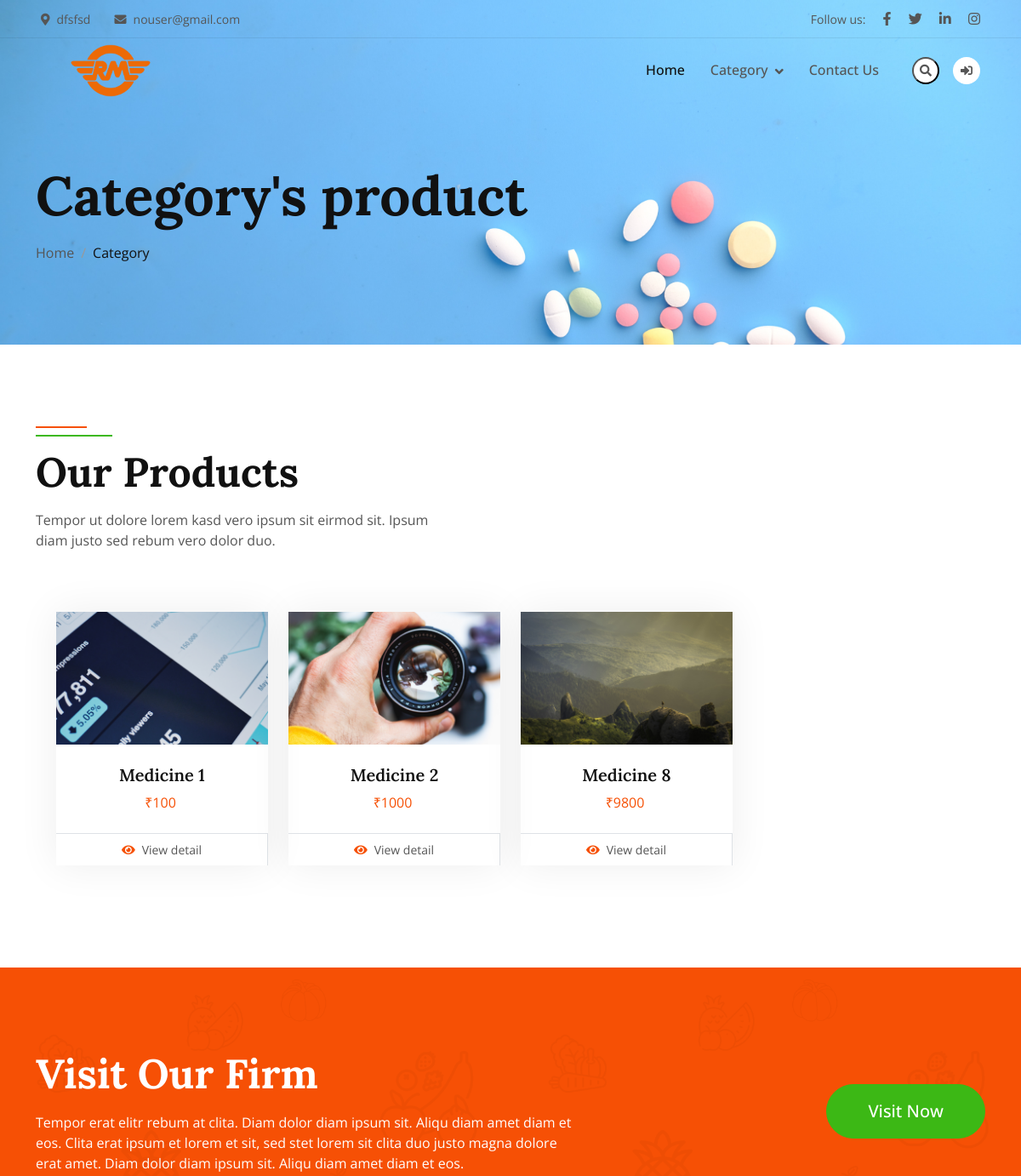
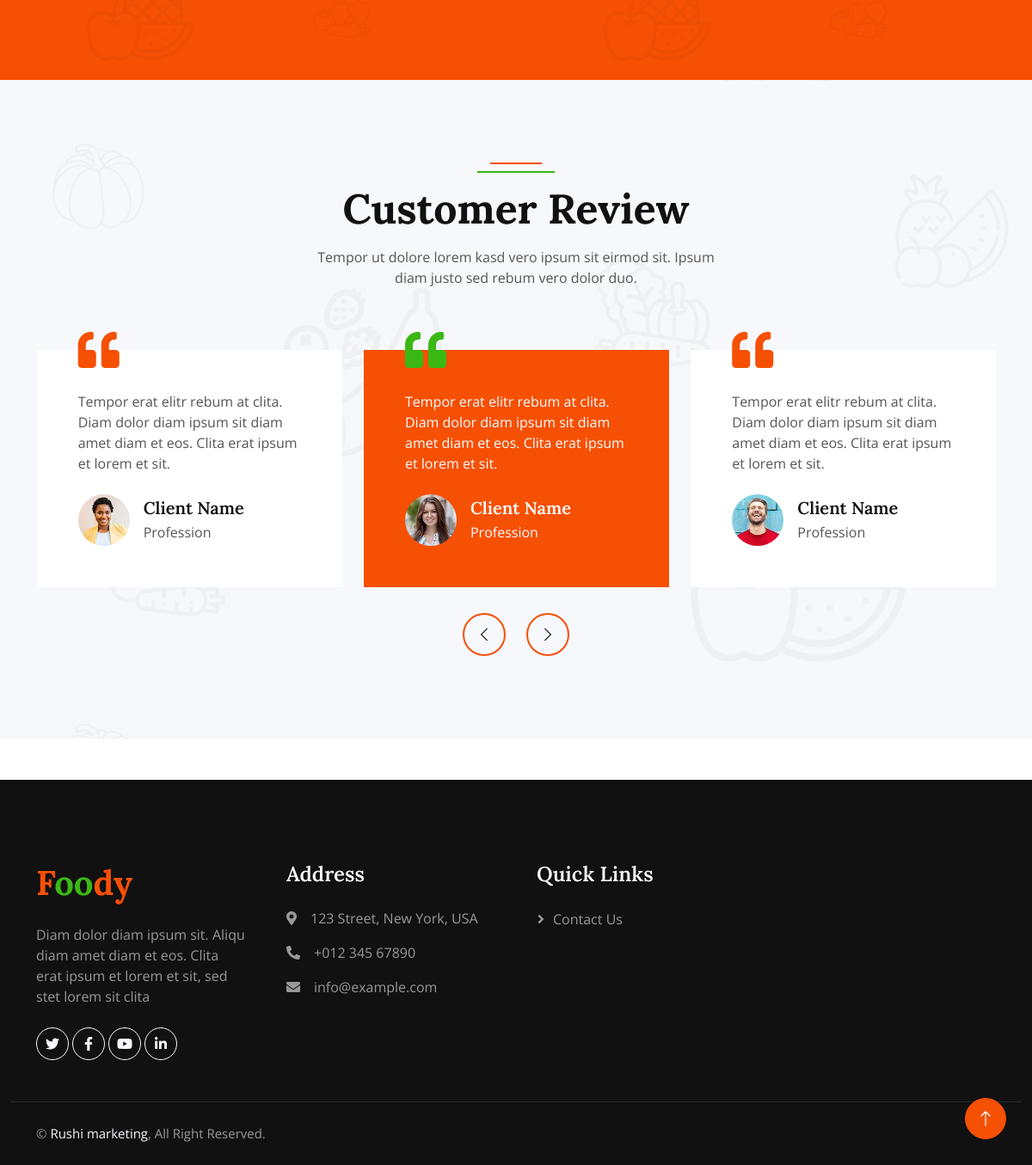
Screenshot of /category.php?c_id=3 with the database file from the repository (2 pictures, top to bottom).
### tables this page shows
CREATE TABLE `company` (
  `id` int(11) NOT NULL,
  `admin_id` int(11) NOT NULL,
  `company_name` varchar(200) NOT NULL,
  `company_logo` varchar(200) NOT NULL,
  `owner_name` varchar(100) NOT NULL,
  `owner_photo` varchar(100) NOT NULL,
  `address` text NOT NULL,
  `company_email` varchar(200) NOT NULL,
  `mobile_number` varchar(10) NOT NULL
);

CREATE TABLE `medicine` (
  `id` int(11) NOT NULL,
  `name` varchar(50) NOT NULL,
  `photo` varchar(200) NOT NULL,
  `description` text NOT NULL,
  `mrp` int(11) NOT NULL,
  `packing_date` timestamp NOT NULL DEFAULT current_timestamp(),
  `expiry_date` timestamp NULL DEFAULT NULL,
  `category_id` int(11) NOT NULL,
  `admin_id` int(11) NOT NULL
);

### config/connection.php (called while the page is built, shortened)
<?php
$domain_name = "/medicine";

### category.php (the view, shortened to what this page needs)
<?php
require_once("./config/connection.php");
if (isset($_GET['c_id'])) {
    $id = $_GET['c_id'];
    $sql = "SELECT m.name as medicine_name, m.photo as photo, m.id as m_id, c.name as category_name, m.mrp as mrp FROM `medicine` as m INNER JOIN `category` as c ON m.category_id = c.id WHERE c.id=:id";
    $stmt = $conn->prepare($sql);
    $stmt->bindValue("id", $id);
    $stmt->execute();
    if ($stmt->rowCount()) {
        $medicines = $stmt->fetchAll();
    } else {
        header("location: $domain_name");
    }
} else {
    header("location: $domain_name");
}
?>
<!DOCTYPE html>
<html lang="en">
<head>
    <link href="https://cdnjs.cloudflare.com/ajax/libs/font-awesome/5.10.0/css/all.min.css" rel="stylesheet">
    <link href="https://cdn.jsdelivr.net/npm/bootstrap-icons@1.4.1/font/bootstrap-icons.css" rel="stylesheet">
    <link href="lib/animate/animate.min.css" rel="stylesheet">
    <link href="lib/owlcarousel/assets/owl.carousel.min.css" rel="stylesheet">
    <link href="css/bootstrap.min.css" rel="stylesheet">
    <link href="css/style.css" rel="stylesheet">
</head>
<body>
    <?php
    include_once("./component/navbar.php");
    ?>
    <div class="container-fluid page-header mb-5 wow fadeIn" data-wow-delay="0.1s">
        <div class="container">
            <h1 class="display-3 mb-3 animated slideInDown">Category's product</h1>
            <nav aria-label="breadcrumb animated slideInDown">
                <ol class="breadcrumb mb-0">
                    <li class="breadcrumb-item"><a class="text-body" href="<?php echo $domain_name ?>">Home</a></li>
                    <li class="breadcrumb-item text-dark active" aria-current="page">Category</li>
                </ol>
            </nav>
        </div>
    </div>
    <div class="container-xxl py-5">
        <div class="container">
            <div class="row g-0 gx-5 align-items-end">
                <div class="col-lg-6">
                    <div class="section-header text-start mb-5 wow fadeInUp" data-wow-delay="0.1s" style="max-width: 500px;">
                        <h1 class="display-5 mb-3">Our Products</h1>
                        <p>Tempor ut dolore lorem kasd vero ipsum sit eirmod sit. Ipsum diam justo sed rebum vero dolor duo.</p>
                    </div>
                </div>
            </div>
            <div class="tab-content">
                <div id="tab-1" class="tab-pane fade show p-0 active">
                    <div class="row g-4">
                        <div class="tab-content">
                            <div id="tab-1" class="tab-pane fade show p-4 active">
                                <div class="row g-4">
                                    <?php
                                    foreach ($medicines as $row) {
                                        echo '
                                            <div class="col-xl-3 col-lg-4 col-md-6 wow fadeInUp" data-wow-delay="0.1s">
                                                <div class="product-item">
                                                    <div class="position-relative bg-light overflow-hidden">
                                                        <img class="img-fluid w-100" src="' . $domain_name . $row['photo'] . '" alt="">
                                                    </div>
                                                    <div class="text-center p-4">
                                                        <a class="d-block h5 mb-2" href="">' . $row['medicine_name'] . '</a>
                                                        <span class="text-primary me-1">₹' . $row['mrp'] . '</span>
                                                    </div>
                                                    <div class="d-flex border-top">
                                                        <small class="w-100 text-center border-end py-2">
                                                            <a href="' . $domain_name . '/about.php?m_id=' . $row['m_id'] . '" class="text-body" href=""><i class="fa fa-eye text-primary me-2"></i>View detail</a>
                                                        </small>
                                                    </div>
                                                </div>
                                            </div>';
                                    }
                                    ?>
                                </div>
                            </div>
                        </div>
                    </div>
                </div>
            </div>
        </div>
    </div>
    <div class="container-fluid bg-primary bg-icon mt-5 py-6">
        <div class="container">
            <div class="row g-5 align-items-center">
                <div class="col-md-7 wow fadeIn" data-wow-delay="0.1s">
                    <h1 class="display-5 text-white mb-3">Visit Our Firm</h1>
                    <p class="text-white mb-0">Tempor erat elitr rebum at clita. Diam dolor diam ipsum sit. Aliqu diam amet diam et eos. Clita erat ipsum et lorem et sit, sed stet lorem sit clita duo justo magna dolore erat amet. Diam dolor diam ipsum sit. Aliqu diam amet diam et eos.</p>
                </div>
                <div class="col-md-5 text-md-end wow fadeIn" data-wow-delay="0.5s">
                    <a class="btn btn-lg btn-secondary rounded-pill py-3 px-5" href="">Visit Now</a>
                </div>
            </div>
        </div>
    </div>
    <div class="container-fluid bg-light bg-icon py-6">
        <div class="container">
            <div class="section-header text-center mx-auto mb-5 wow fadeInUp" data-wow-delay="0.1s" style="max-width: 500px;">
                <h1 class="display-5 mb-3">Customer Review</h1>
                <p>Tempor ut dolore lorem kasd vero ipsum sit eirmod sit. Ipsum diam justo sed rebum vero dolor duo.</p>
            </div>
            <div class="owl-carousel testimonial-carousel wow fadeInUp" data-wow-delay="0.1s">
                <div class="testimonial-item position-relative bg-white p-5 mt-4">
                    <i class="fa fa-quote-left fa-3x text-primary position-absolute top-0 start-0 mt-n4 ms-5"></i>
                    <p class="mb-4">Tempor erat elitr rebum at clita. Diam dolor diam ipsum sit diam amet diam et eos. Clita erat ipsum et lorem et sit.</p>
                    <div class="d-flex align-items-center">
                        <img class="flex-shrink-0 rounded-circle" src="img/testimonial-1.jpg" alt="">
                        <div class="ms-3">
                            <h5 class="mb-1">Client Name</h5>
                            <span>Profession</span>
                        </div>
                    </div>
                </div>
                <div class="testimonial-item position-relative bg-white p-5 mt-4">
                    <i class="fa fa-quote-left fa-3x text-primary position-absolute top-0 start-0 mt-n4 ms-5"></i>
                    <p class="mb-4">Tempor erat elitr rebum at clita. Diam dolor diam ipsum sit diam amet diam et eos. Clita erat ipsum et lorem et sit.</p>
                    <div class="d-flex align-items-center">
                        <img class="flex-shrink-0 rounded-circle" src="img/testimonial-2.jpg" alt="">
                        <div class="ms-3">
                            <h5 class="mb-1">Client Name</h5>
                            <span>Profession</span>
                        </div>
                    </div>
                </div>
                <div class="testimonial-item position-relative bg-white p-5 mt-4">
                    <i class="fa fa-quote-left fa-3x text-primary position-absolute top-0 start-0 mt-n4 ms-5"></i>
                    <p class="mb-4">Tempor erat elitr rebum at clita. Diam dolor diam ipsum sit diam amet diam et eos. Clita erat ipsum et lorem et sit.</p>
                    <div class="d-flex align-items-center">
                        <img class="flex-shrink-0 rounded-circle" src="img/testimonial-4.jpg" alt="">
                        <div class="ms-3">
                            <h5 class="mb-1">Client Name</h5>
                            <span>Profession</span>
                        </div>
                    </div>
                </div>
            </div>
        </div>
    </div>
    <?php
    include_once("./component/footer.php");
    ?>
    <a href="#" class="btn btn-lg btn-primary btn-lg-square rounded-circle back-to-top"><i class="bi bi-arrow-up"></i></a>
</body>
</html>

### component/navbar.php (shortened to what this page needs)
<?php
$loggedin = false;
require_once("./config/connection.php");
$sql = "SELECT * FROM `company`";
$stmt = $conn->prepare($sql);
$stmt->execute();
$data = $stmt->fetch();
?>
<div class="container-fluid fixed-top px-0 wow fadeIn" data-wow-delay="0.1s">
    <div class="top-bar row gx-0 align-items-center d-none d-lg-flex">
        <div class="col-lg-6 px-5 text-start">
            <small><i class="fa fa-map-marker-alt me-2"></i><?php echo $data['address'] ?></small>
            <small class="ms-4"><i class="fa fa-envelope me-2"></i><?php echo $data['company_email'] ?></small>
        </div>
        <div class="col-lg-6 px-5 text-end">
            <small>Follow us:</small>
            <a class="text-body ms-3" href="#"><i class="fab fa-facebook-f"></i></a>
            <a class="text-body ms-3" href="#"><i class="fab fa-twitter"></i></a>
            <a class="text-body ms-3" href="#"><i class="fab fa-linkedin-in"></i></a>
            <a class="text-body ms-3" href="#"><i class="fab fa-instagram"></i></a>
        </div>
    </div>
    <nav class="navbar navbar-expand-lg navbar-light py-lg-0 px-lg-5 wow fadeIn" data-wow-delay="0.1s">
        <a href="index.php" class="navbar-brand ms-4 ms-lg-0">
            <div class="logo_section">
                <a href="index.php"><img class="img-fluid" src="<?php echo ($domain_name . ($data['company_logo'] ?? "/default_logo.png")) ?>" width="100" alt="site_logo" /></a>
            </div>
        </a>
        <div class="collapse navbar-collapse" id="navbarCollapse">
            <ul class="navbar-nav ms-auto p-4 p-lg-0">
                <a href="index.php" class="nav-item nav-link active">Home</a>
                <li class="nav-item dropdown">
                    <a class="nav-link dropdown-toggle dropdown-toggle-split" href="#" id="navbarDropdownMenuLink" role="button" data-bs-toggle="dropdown" aria-expanded="false">Category</a>
                </li>
                <a href=" contact.php" class="nav-item nav-link">Contact Us</a>
            </ul>
            <div class="d-none d-lg-flex ms-2">
                <button class="btn-sm-square bg-white rounded-circle ms-3" type="button" class="btn btn-primary" data-bs-toggle="modal" data-bs-target="#searchModal">
                    <small class="fa fa-search text-body"></small>
                </button>
                <?php if ($loggedin) { ?>
                    <a class="btn-sm-square bg-white rounded-circle ms-3" href="/medicine/admin">
                        <small class="fa fa-user text-body"></small>
                    </a>
                <?php } else { ?>
                    <a class="btn-sm-square bg-white rounded-circle ms-3" href="/medicine/admin/login.php">
                        <small class="fa fa-sign-in-alt text-body"></small>
                    </a>
                <?php } ?>
            </div>
        </div>
    </nav>
</div>

### rows the page displays
company: address "dfsfsd", company_email "nouser@gmail.com", company_logo (picture)
medicine: photo (picture), name "Medicine 1", mrp "100"
medicine: photo (picture), name "Medicine 2", mrp "1000"
medicine: photo (picture), name "Medicine 8", mrp "9800"
